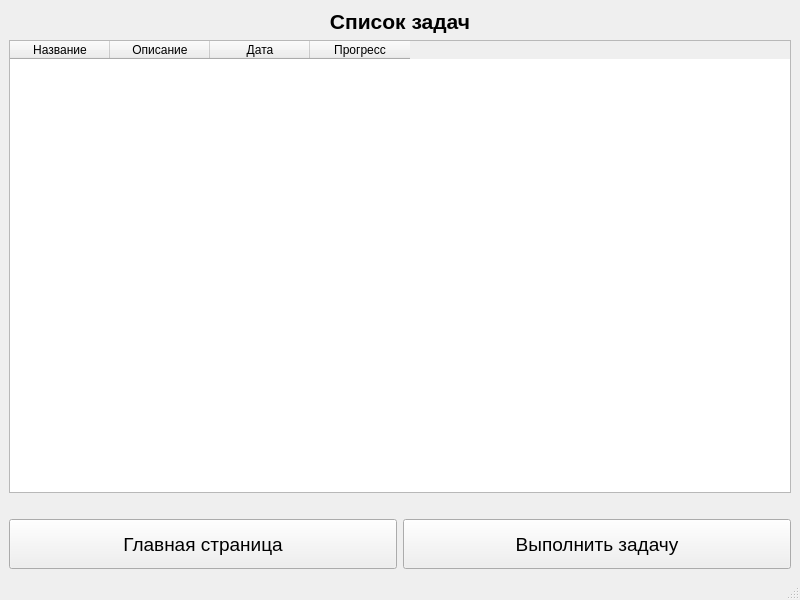
<?xml version="1.0" encoding="UTF-8"?>
<ui version="4.0">
 <class>TasksWindow</class>
 <widget class="QMainWindow" name="TasksWindow">
  <property name="geometry">
   <rect>
    <x>0</x>
    <y>0</y>
    <width>800</width>
    <height>600</height>
   </rect>
  </property>
  <property name="windowTitle">
   <string>Все задачи</string>
  </property>
  <widget class="QWidget" name="centralwidget">
   <layout class="QVBoxLayout" name="mainLayout">
    <item>
     <widget class="QLabel" name="headerLabel">
      <property name="styleSheet">
       <string>font-size: 16pt; font-weight: bold;</string>
      </property>
      <property name="text">
       <string>Список задач</string>
      </property>
      <property name="alignment">
       <set>Qt::AlignmentFlag::AlignCenter</set>
      </property>
     </widget>
    </item>
    <item>
     <widget class="QTableWidget" name="TasksViewer">
      <property name="columnCount">
       <number>4</number>
      </property>
      <column>
       <property name="text">
        <string>Название</string>
       </property>
      </column>
      <column>
       <property name="text">
        <string>Описание</string>
       </property>
      </column>
      <column>
       <property name="text">
        <string>Дата</string>
       </property>
      </column>
      <column>
       <property name="text">
        <string>Прогресс</string>
       </property>
      </column>
     </widget>
    </item>
    <item>
     <widget class="QLabel" name="isSelected">
      <property name="text">
       <string/>
      </property>
     </widget>
    </item>
    <item>
     <layout class="QHBoxLayout" name="buttonLayout">
      <item>
       <widget class="QPushButton" name="pushButton_toHomePage">
        <property name="minimumSize">
         <size>
          <width>200</width>
          <height>50</height>
         </size>
        </property>
        <property name="styleSheet">
         <string>font-size: 14pt; padding: 10px;</string>
        </property>
        <property name="text">
         <string>Главная страница</string>
        </property>
       </widget>
      </item>
      <item>
       <widget class="QPushButton" name="pushButton_TaskComplete">
        <property name="minimumSize">
         <size>
          <width>200</width>
          <height>50</height>
         </size>
        </property>
        <property name="styleSheet">
         <string>font-size: 14pt; padding: 10px;</string>
        </property>
        <property name="text">
         <string>Выполнить задачу</string>
        </property>
       </widget>
      </item>
     </layout>
    </item>
   </layout>
  </widget>
  <widget class="QMenuBar" name="menubar">
   <property name="geometry">
    <rect>
     <x>0</x>
     <y>0</y>
     <width>800</width>
     <height>21</height>
    </rect>
   </property>
  </widget>
  <widget class="QStatusBar" name="statusbar"/>
 </widget>
 <resources/>
 <connections/>
</ui>
